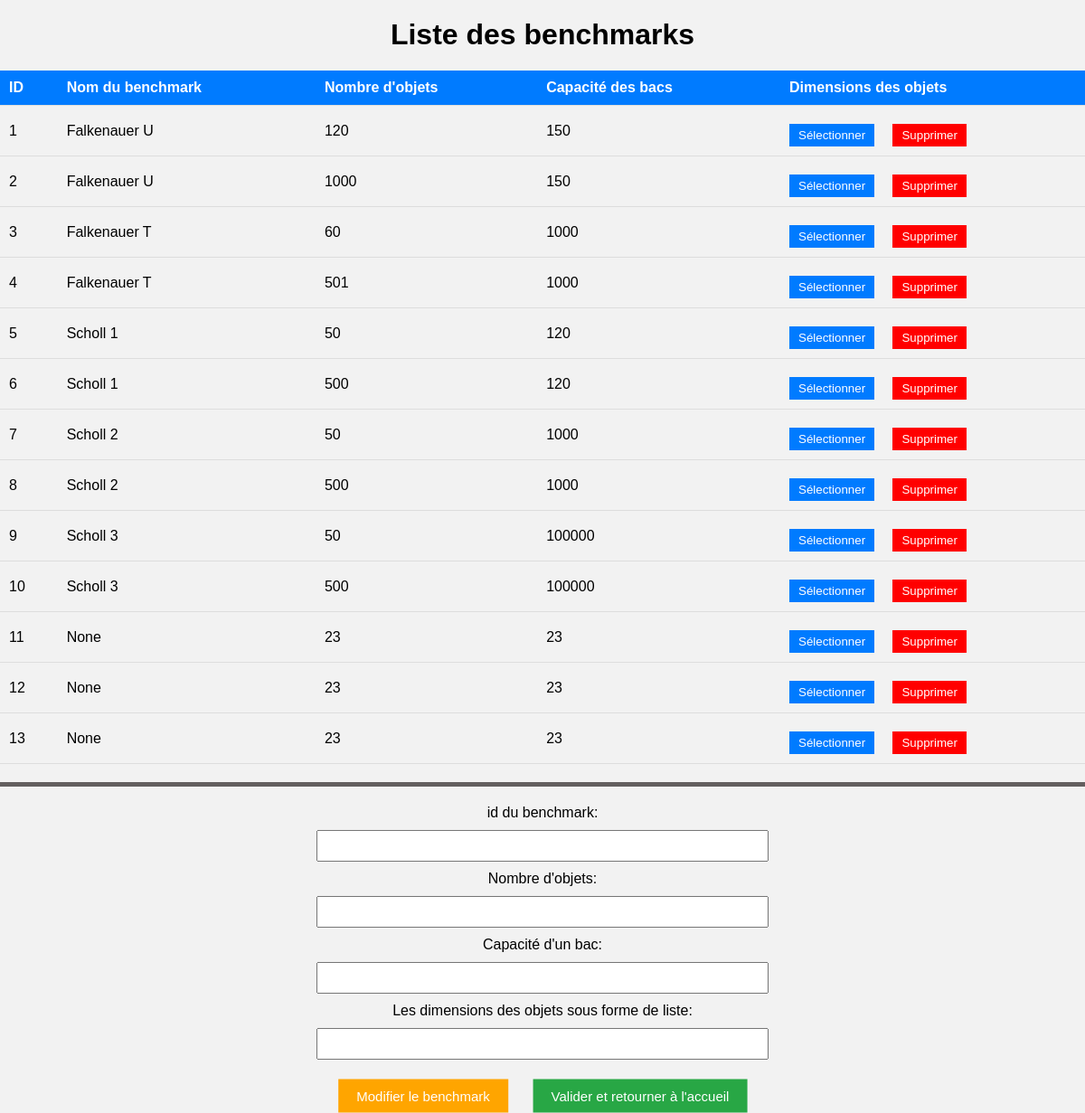
Screenshot of /ouvrir-base-de-donnees with the database file from the repository.
### tables this page shows
CREATE TABLE benchmarks (
        ID INTEGER PRIMARY KEY AUTOINCREMENT,
        nom TEXT,
        nombre_objets INTEGER,
        capacite_bins INTEGER,
        taille_objets INTEGER
    );

### app.py (the view)
@app.route('/ouvrir-base-de-donnees')
def ouvrir_base_route():
    conn = ouvrir_base_de_donnees()  # Appel de la fonction qui ouvre la base de données
    if conn:
        try:
            cursor = conn.cursor()
            cursor.execute("SELECT * FROM benchmarks")
            data = cursor.fetchall()
            conn.close()
            print("Données extraites de la base de données :", data)
            return render_template('afficher_benchmarks.html', benchmarks=data)
        except Exception as e:
            return f"Erreur lors de la récupération des données : {e}"
    else:
        return "Erreur lors de l'ouverture de la base de données."

### app.py (called while the page is built)
def ouvrir_base_de_donnees():
    try:
        conn = sqlite3.connect(db_path)
        print("Base de données ouverte avec succès !")
        return conn
    except sqlite3.Error as e:
        print(f"Erreur lors de l'ouverture de la base de données : {e}")
        return None

### templates/afficher_benchmarks.html (shortened to what this page needs)
<!DOCTYPE html>
<html lang="en">
<head>
    <link rel="stylesheet" href="{{ url_for('static', filename='bdd.css') }}">
</head>
<body>
    <h1>Liste des benchmarks</h1>
    <table>
        <thead>
            <tr>
                <th>ID </th>
                <th>Nom du benchmark </th>
                <th>Nombre d'objets</th>
                <th>Capacité des bacs</th>
                <th>Dimensions des objets</th>
            </tr>
        </thead>
        <tbody>
            {% for benchmark in benchmarks %}
            <tr>
                <td>{{ benchmark[0] }}</td>
                <td>{{ benchmark[1] }}</td>
                <td>{{ benchmark[2] }}</td>
                <td>{{ benchmark[3] }}</td>
                <td>
                    <button class="select-btn" data-id="{{ benchmark[0] }}"
                        data-nombre-objets="{{ benchmark[2] }}"
                        data-capacite-bin="{{ benchmark[3] }}"
                        data-dimensions-objets="{{ benchmark[4] }}">Sélectionner</button>
                        <button onclick="supprimerLigne(this)" class="delete-btn" data-nombre-objets="{{ benchmark[2] }}"
                        data-capacite-bin="{{ benchmark[3] }}"
                        data-dimensions-objets="{{ benchmark[4] }}">Supprimer</button>
                </td>
            </tr>
            {% endfor %}
        </tbody>
    </table>
    <form id="user-input-form" action="/valider" method="GET">
        <label for="id">id du benchmark:</label>
        <input type="text" id="id" name="id" value="{{ id }}">
        <label for="nombre-objets">Nombre d'objets:</label>
        <input type="text" id="nombre-objets" name="nombre-objets" value="{{ nombre_objets }}">
        <label for="capacite-bin"> Capacité d'un bac:</label>
        <input type="text" id="capacite-bin" name="capacite-bin" value="{{ capacite_bin }}">
        <label for="dimensions-objets">Les dimensions des objets sous forme de liste:</label>
        <input type="text" id="dimensions-objets" name="dimensions-objets" value="{{ dimensions_objets }}">
    </form>
  <button id="accueil-btn" onclick="redirigerVersIndex()">Valider et retourner à l'accueil</button>
  <button id="update-btn" >Modifier le benchmark</button>
</body>
</html>

### static/bdd.css (style rules this page uses)
body { font-family: Arial, sans-serif; margin: 0; padding: 0; background-color: #f2f2f2; }
h1 { text-align: center; margin-top: 20px; }
table { width: 100%; border-collapse: collapse; margin-top: 20px; }
thead { background-color: #007bff; color: white; }
th, td { padding: 10px; text-align: left; border-bottom: 1px solid #ddd; }
.select-btn { background-color: #007bff; color: white; border: none; padding: 5px 10px; cursor: pointer; }
.delete-btn { background-color: #ff0000; color: white; border: none; padding: 5px 10px; cursor: pointer; margin-left: 5%; }
form { margin-top: 20px; text-align: center; }
label { display: block; margin-bottom: 5px; }
input[type="text"] { width: 100%; padding: 8px; margin-top: 5px; margin-bottom: 15px; box-sizing: border-box; }
button { background-color: #28a745; color: white; border: none; padding: 10px 20px; cursor: pointer; margin-top: 10px; }
#accueil-btn { margin-top: 30px; position: absolute; left: 59%; transform: translate(-50%, -50%); font-size: 15px; }
#update-btn { margin-top: 30px; position: absolute; left: 39%; transform: translate(-50%, -50%); font-size: 15px; background-color: orange; }
input[type="text"] { width: 500px; padding: 8px; margin: 10px auto; display: block; text-align: center; }
#user-input-form { border-top: 5px solid #635f5f; padding-top: 20px; }

### rows the page displays
benchmarks: ID "1", nom "Falkenauer U", nombre_objets "120", capacite_bins "150"
benchmarks: ID "2", nom "Falkenauer U", nombre_objets "1000", capacite_bins "150"
benchmarks: ID "3", nom "Falkenauer T", nombre_objets "60", capacite_bins "1000"
benchmarks: ID "4", nom "Falkenauer T", nombre_objets "501", capacite_bins "1000"
benchmarks: ID "5", nom "Scholl 1", nombre_objets "50", capacite_bins "120"
benchmarks: ID "6", nom "Scholl 1", nombre_objets "500", capacite_bins "120"
benchmarks: ID "7", nom "Scholl 2", nombre_objets "50", capacite_bins "1000"
benchmarks: ID "8", nom "Scholl 2", nombre_objets "500", capacite_bins "1000"
benchmarks: ID "9", nom "Scholl 3", nombre_objets "50", capacite_bins "100000"
benchmarks: ID "10", nom "Scholl 3", nombre_objets "500", capacite_bins "100000"
benchmarks: ID "11", benchmark "None", nombre_objets "23", capacite_bins "23"
benchmarks: ID "12", benchmark "None", nombre_objets "23", capacite_bins "23"
benchmarks: ID "13", benchmark "None", nombre_objets "23", capacite_bins "23"
